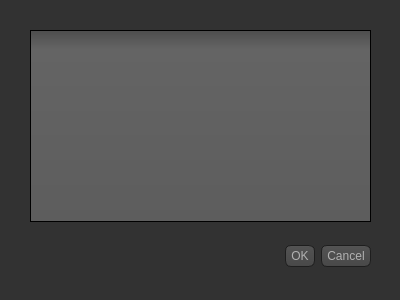
<?xml version="1.0" encoding="UTF-8"?>
<ui version="4.0">
 <class>ProdTrier</class>
 <widget class="QDialog" name="ProdTrier">
  <property name="geometry">
   <rect>
    <x>0</x>
    <y>0</y>
    <width>400</width>
    <height>300</height>
   </rect>
  </property>
  <property name="windowTitle">
   <string>Dialog</string>
  </property>
  <property name="styleSheet">
   <string notr="true">QToolTip
{
     border: 1px solid black;
     background-color: #ffa02f;
     padding: 1px;
     border-radius: 3px;
     opacity: 100;
}

QWidget
{
    color: #b1b1b1;
    background-color: #323232;
}

QWidget:item:hover
{
    background-color: QLinearGradient( x1: 0, y1: 0, x2: 0, y2: 1, stop: 0 #ffa02f, stop: 1 #ca0619);
    color: #000000;
}

QWidget:item:selected
{
    background-color: QLinearGradient( x1: 0, y1: 0, x2: 0, y2: 1, stop: 0 #ffa02f, stop: 1 #d7801a);
}

QMenuBar::item
{
    background: transparent;
}

QMenuBar::item:selected
{
    background: transparent;
    border: 1px solid #ffaa00;
}

QMenuBar::item:pressed
{
    background: #444;
    border: 1px solid #000;
    background-color: QLinearGradient(
        x1:0, y1:0,
        x2:0, y2:1,
        stop:1 #212121,
        stop:0.4 #343434/*,
        stop:0.2 #343434,
        stop:0.1 #ffaa00*/
    );
    margin-bottom:-1px;
    padding-bottom:1px;
}

QMenu
{
    border: 1px solid #000;
}

QMenu::item
{
    padding: 2px 20px 2px 20px;
}

QMenu::item:selected
{
    color: #000000;
}

QWidget:disabled
{
    color: #404040;
    background-color: #323232;
}

QAbstractItemView
{
    background-color: QLinearGradient( x1: 0, y1: 0, x2: 0, y2: 1, stop: 0 #4d4d4d, stop: 0.1 #646464, stop: 1 #5d5d5d);
}

QWidget:focus
{
    /*border: 2px solid QLinearGradient( x1: 0, y1: 0, x2: 0, y2: 1, stop: 0 #ffa02f, stop: 1 #d7801a);*/
}

QLineEdit
{
    background-color: QLinearGradient( x1: 0, y1: 0, x2: 0, y2: 1, stop: 0 #4d4d4d, stop: 0 #646464, stop: 1 #5d5d5d);
    padding: 1px;
    border-style: solid;
    border: 1px solid #1e1e1e;
    border-radius: 5;
}

QPushButton
{
    color: #b1b1b1;
    background-color: QLinearGradient( x1: 0, y1: 0, x2: 0, y2: 1, stop: 0 #565656, stop: 0.1 #525252, stop: 0.5 #4e4e4e, stop: 0.9 #4a4a4a, stop: 1 #464646);
    border-width: 1px;
    border-color: #1e1e1e;
    border-style: solid;
    border-radius: 6;
    padding: 3px;
    font-size: 12px;
    padding-left: 5px;
    padding-right: 5px;
}

QPushButton:pressed
{
    background-color: QLinearGradient( x1: 0, y1: 0, x2: 0, y2: 1, stop: 0 #2d2d2d, stop: 0.1 #2b2b2b, stop: 0.5 #292929, stop: 0.9 #282828, stop: 1 #252525);
}

QComboBox
{
    selection-background-color: #ffaa00;
    background-color: QLinearGradient( x1: 0, y1: 0, x2: 0, y2: 1, stop: 0 #565656, stop: 0.1 #525252, stop: 0.5 #4e4e4e, stop: 0.9 #4a4a4a, stop: 1 #464646);
    border-style: solid;
    border: 1px solid #1e1e1e;
    border-radius: 5;
}

QComboBox:hover,QPushButton:hover
{
    border: 2px solid QLinearGradient( x1: 0, y1: 0, x2: 0, y2: 1, stop: 0 #ffa02f, stop: 1 #d7801a);
}


QComboBox:on
{
    padding-top: 3px;
    padding-left: 4px;
    background-color: QLinearGradient( x1: 0, y1: 0, x2: 0, y2: 1, stop: 0 #2d2d2d, stop: 0.1 #2b2b2b, stop: 0.5 #292929, stop: 0.9 #282828, stop: 1 #252525);
    selection-background-color: #ffaa00;
}

QComboBox QAbstractItemView
{
    border: 2px solid darkgray;
    selection-background-color: QLinearGradient( x1: 0, y1: 0, x2: 0, y2: 1, stop: 0 #ffa02f, stop: 1 #d7801a);
}

QComboBox::drop-down
{
     subcontrol-origin: padding;
     subcontrol-position: top right;
     width: 15px;

     border-left-width: 0px;
     border-left-color: darkgray;
     border-left-style: solid; /* just a single line */
     border-top-right-radius: 3px; /* same radius as the QComboBox */
     border-bottom-right-radius: 3px;
 }

QComboBox::down-arrow
{
     image: url(:/down_arrow.png);
}

QGroupBox:focus
{
border: 2px solid QLinearGradient( x1: 0, y1: 0, x2: 0, y2: 1, stop: 0 #ffa02f, stop: 1 #d7801a);
}

QTextEdit:focus
{
    border: 2px solid QLinearGradient( x1: 0, y1: 0, x2: 0, y2: 1, stop: 0 #ffa02f, stop: 1 #d7801a);
}

QScrollBar:horizontal {
     border: 1px solid #222222;
     background: QLinearGradient( x1: 0, y1: 0, x2: 0, y2: 1, stop: 0.0 #121212, stop: 0.2 #282828, stop: 1 #484848);
     height: 7px;
     margin: 0px 16px 0 16px;
}

QScrollBar::handle:horizontal
{
      background: QLinearGradient( x1: 0, y1: 0, x2: 1, y2: 0, stop: 0 #ffa02f, stop: 0.5 #d7801a, stop: 1 #ffa02f);
      min-height: 20px;
      border-radius: 2px;
}

QScrollBar::add-line:horizontal {
      border: 1px solid #1b1b19;
      border-radius: 2px;
      background: QLinearGradient( x1: 0, y1: 0, x2: 1, y2: 0, stop: 0 #ffa02f, stop: 1 #d7801a);
      width: 14px;
      subcontrol-position: right;
      subcontrol-origin: margin;
}

QScrollBar::sub-line:horizontal {
      border: 1px solid #1b1b19;
      border-radius: 2px;
      background: QLinearGradient( x1: 0, y1: 0, x2: 1, y2: 0, stop: 0 #ffa02f, stop: 1 #d7801a);
      width: 14px;
     subcontrol-position: left;
     subcontrol-origin: margin;
}

QScrollBar::right-arrow:horizontal, QScrollBar::left-arrow:horizontal
{
      border: 1px solid black;
      width: 1px;
      height: 1px;
      background: white;
}

QScrollBar::add-page:horizontal, QScrollBar::sub-page:horizontal
{
      background: none;
}

QScrollBar:vertical
{
      background: QLinearGradient( x1: 0, y1: 0, x2: 1, y2: 0, stop: 0.0 #121212, stop: 0.2 #282828, stop: 1 #484848);
      width: 7px;
      margin: 16px 0 16px 0;
      border: 1px solid #222222;
}

QScrollBar::handle:vertical
{
      background: QLinearGradient( x1: 0, y1: 0, x2: 0, y2: 1, stop: 0 #ffa02f, stop: 0.5 #d7801a, stop: 1 #ffa02f);
      min-height: 20px;
      border-radius: 2px;
}

QScrollBar::add-line:vertical
{
      border: 1px solid #1b1b19;
      border-radius: 2px;
      background: QLinearGradient( x1: 0, y1: 0, x2: 0, y2: 1, stop: 0 #ffa02f, stop: 1 #d7801a);
      height: 14px;
      subcontrol-position: bottom;
      subcontrol-origin: margin;
}

QScrollBar::sub-line:vertical
{
      border: 1px solid #1b1b19;
      border-radius: 2px;
      background: QLinearGradient( x1: 0, y1: 0, x2: 0, y2: 1, stop: 0 #d7801a, stop: 1 #ffa02f);
      height: 14px;
      subcontrol-position: top;
      subcontrol-origin: margin;
}

QScrollBar::up-arrow:vertical, QScrollBar::down-arrow:vertical
{
      border: 1px solid black;
      width: 1px;
      height: 1px;
      background: white;
}


QScrollBar::add-page:vertical, QScrollBar::sub-page:vertical
{
      background: none;
}

QTextEdit
{
    background-color: #242424;
}

QPlainTextEdit
{
    background-color: #242424;
}

QHeaderView::section
{
    background-color: QLinearGradient(x1:0, y1:0, x2:0, y2:1, stop:0 #616161, stop: 0.5 #505050, stop: 0.6 #434343, stop:1 #656565);
    color: white;
    padding-left: 4px;
    border: 1px solid #6c6c6c;
}

QCheckBox:disabled
{
color: #414141;
}

QDockWidget::title
{
    text-align: center;
    spacing: 3px; /* spacing between items in the tool bar */
    background-color: QLinearGradient(x1:0, y1:0, x2:0, y2:1, stop:0 #323232, stop: 0.5 #242424, stop:1 #323232);
}

QDockWidget::close-button, QDockWidget::float-button
{
    text-align: center;
    spacing: 1px; /* spacing between items in the tool bar */
    background-color: QLinearGradient(x1:0, y1:0, x2:0, y2:1, stop:0 #323232, stop: 0.5 #242424, stop:1 #323232);
}

QDockWidget::close-button:hover, QDockWidget::float-button:hover
{
    background: #242424;
}

QDockWidget::close-button:pressed, QDockWidget::float-button:pressed
{
    padding: 1px -1px -1px 1px;
}

QMainWindow::separator
{
    background-color: QLinearGradient(x1:0, y1:0, x2:0, y2:1, stop:0 #161616, stop: 0.5 #151515, stop: 0.6 #212121, stop:1 #343434);
    color: white;
    padding-left: 4px;
    border: 1px solid #4c4c4c;
    spacing: 3px; /* spacing between items in the tool bar */
}

QMainWindow::separator:hover
{

    background-color: QLinearGradient(x1:0, y1:0, x2:0, y2:1, stop:0 #d7801a, stop:0.5 #b56c17 stop:1 #ffa02f);
    color: white;
    padding-left: 4px;
    border: 1px solid #6c6c6c;
    spacing: 3px; /* spacing between items in the tool bar */
}

QToolBar::handle
{
     spacing: 3px; /* spacing between items in the tool bar */
     background: url(:/images/handle.png);
}

QMenu::separator
{
    height: 2px;
    background-color: QLinearGradient(x1:0, y1:0, x2:0, y2:1, stop:0 #161616, stop: 0.5 #151515, stop: 0.6 #212121, stop:1 #343434);
    color: white;
    padding-left: 4px;
    margin-left: 10px;
    margin-right: 5px;
}

QProgressBar
{
    border: 2px solid grey;
    border-radius: 5px;
    text-align: center;
}

QProgressBar::chunk
{
    background-color: #d7801a;
    width: 2.15px;
    margin: 0.5px;
}

QTabBar::tab {
    color: #b1b1b1;
    border: 1px solid #444;
    border-bottom-style: none;
    background-color: #323232;
    padding-left: 10px;
    padding-right: 10px;
    padding-top: 3px;
    padding-bottom: 2px;
    margin-right: -1px;
}

QTabWidget::pane {
    border: 1px solid #444;
    top: 1px;
}

QTabBar::tab:last
{
    margin-right: 0; /* the last selected tab has nothing to overlap with on the right */
    border-top-right-radius: 3px;
}

QTabBar::tab:first:!selected
{
 margin-left: 0px; /* the last selected tab has nothing to overlap with on the right */


    border-top-left-radius: 3px;
}

QTabBar::tab:!selected
{
    color: #b1b1b1;
    border-bottom-style: solid;
    margin-top: 3px;
    background-color: QLinearGradient(x1:0, y1:0, x2:0, y2:1, stop:1 #212121, stop:.4 #343434);
}

QTabBar::tab:selected
{
    border-top-left-radius: 3px;
    border-top-right-radius: 3px;
    margin-bottom: 0px;
}

QTabBar::tab:!selected:hover
{
    /*border-top: 2px solid #ffaa00;
    padding-bottom: 3px;*/
    border-top-left-radius: 3px;
    border-top-right-radius: 3px;
    background-color: QLinearGradient(x1:0, y1:0, x2:0, y2:1, stop:1 #212121, stop:0.4 #343434, stop:0.2 #343434, stop:0.1 #ffaa00);
}

QRadioButton::indicator:checked, QRadioButton::indicator:unchecked{
    color: #b1b1b1;
    background-color: #323232;
    border: 1px solid #b1b1b1;
    border-radius: 6px;
}

QRadioButton::indicator:checked
{
    background-color: qradialgradient(
        cx: 0.5, cy: 0.5,
        fx: 0.5, fy: 0.5,
        radius: 1.0,
        stop: 0.25 #ffaa00,
        stop: 0.3 #323232
    );
}

QCheckBox::indicator{
    color: #b1b1b1;
    background-color: #323232;
    border: 1px solid #b1b1b1;
    width: 9px;
    height: 9px;
}

QRadioButton::indicator
{
    border-radius: 6px;
}

QRadioButton::indicator:hover, QCheckBox::indicator:hover
{
    border: 1px solid #ffaa00;
}

QCheckBox::indicator:checked
{
    image:url(:/images/checkbox.png);
}

QCheckBox::indicator:disabled, QRadioButton::indicator:disabled
{
    border: 1px solid #444;
}</string>
  </property>
  <widget class="QDialogButtonBox" name="buttonBox">
   <property name="geometry">
    <rect>
     <x>30</x>
     <y>240</y>
     <width>341</width>
     <height>32</height>
    </rect>
   </property>
   <property name="orientation">
    <enum>Qt::Horizontal</enum>
   </property>
   <property name="standardButtons">
    <set>QDialogButtonBox::Cancel|QDialogButtonBox::Ok</set>
   </property>
  </widget>
  <widget class="QTableView" name="tabletri">
   <property name="geometry">
    <rect>
     <x>30</x>
     <y>30</y>
     <width>341</width>
     <height>192</height>
    </rect>
   </property>
  </widget>
 </widget>
 <resources/>
 <connections>
  <connection>
   <sender>buttonBox</sender>
   <signal>accepted()</signal>
   <receiver>ProdTrier</receiver>
   <slot>accept()</slot>
   <hints>
    <hint type="sourcelabel">
     <x>248</x>
     <y>254</y>
    </hint>
    <hint type="destinationlabel">
     <x>157</x>
     <y>274</y>
    </hint>
   </hints>
  </connection>
  <connection>
   <sender>buttonBox</sender>
   <signal>rejected()</signal>
   <receiver>ProdTrier</receiver>
   <slot>reject()</slot>
   <hints>
    <hint type="sourcelabel">
     <x>316</x>
     <y>260</y>
    </hint>
    <hint type="destinationlabel">
     <x>286</x>
     <y>274</y>
    </hint>
   </hints>
  </connection>
 </connections>
</ui>
